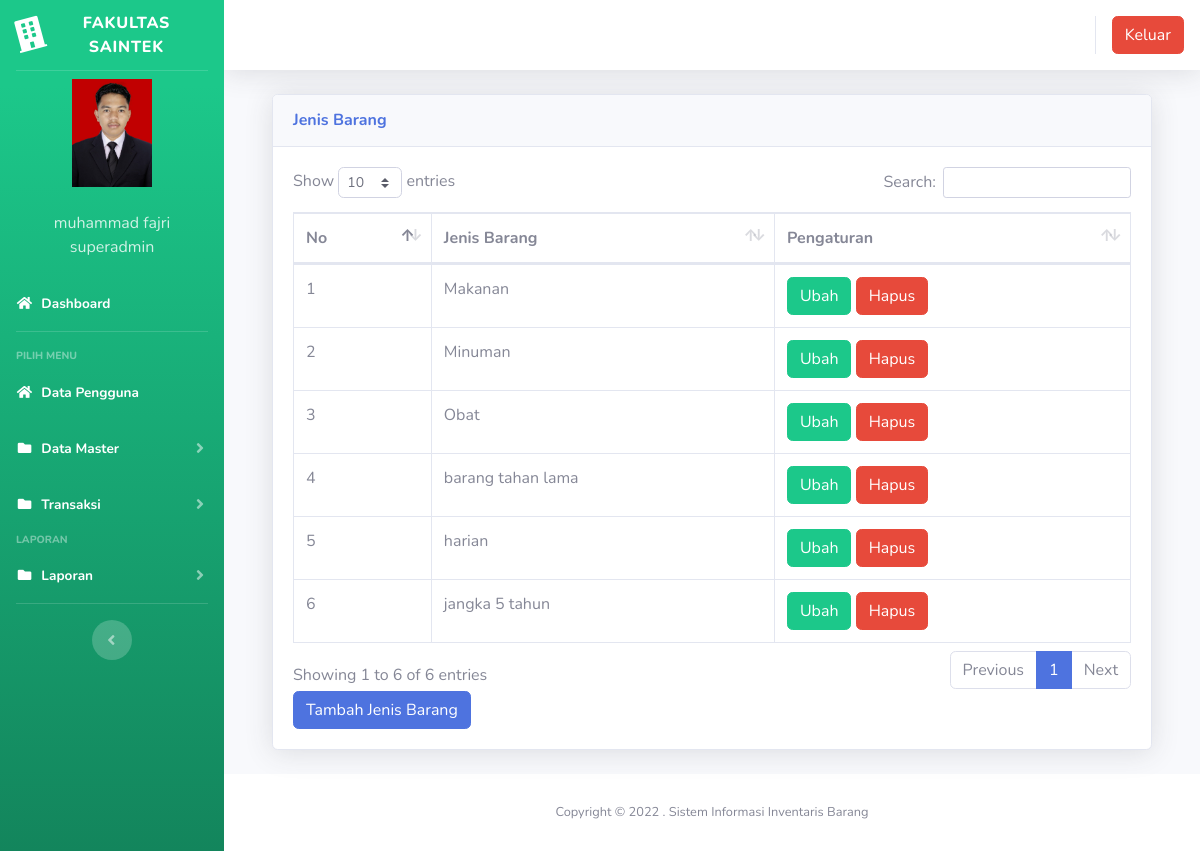
The app's page /index3.php?page=jenisbarang (signed in) with its own data.
### tables this page shows
CREATE TABLE `users` (
  `id` int(11) NOT NULL,
  `nik` varchar(10) NOT NULL,
  `nama` varchar(100) NOT NULL,
  `alamat` varchar(200) NOT NULL,
  `telepon` varchar(100) NOT NULL,
  `username` varchar(100) NOT NULL,
  `password` varchar(100) NOT NULL,
  `level` varchar(25) NOT NULL DEFAULT 'member',
  `foto` varchar(25) NOT NULL
);

CREATE TABLE `jenis_barang` (
  `id` int(11) NOT NULL,
  `jenis_barang` varchar(100) NOT NULL
);

### page/jenisbarang/jenisbarang.php (the view, shortened to what this page needs)
<div class="container-fluid">
  <div class="card shadow mb-4">
    <div class="card-header py-3">
      <h6 class="m-0 font-weight-bold text-primary">Jenis Barang</h6>
    </div>
    <div class="card-body">
      <div class="table-responsive">
        <table class="table table-bordered" id="dataTable" width="100%" cellspacing="0">
        <thead>
                                <tr>
			<th>No</th>
			<th>Jenis Barang</th>
			<th>Pengaturan</th>
                                </tr>
		</thead>
          <tbody>
            <?php
	$no = 1;
	$sql = $koneksi->query("select * from jenis_barang");
	while ($data = $sql->fetch_assoc()) {
	?>
                                <tr>
                                    <td><?php echo $no++; ?></td>
			<td><?php echo $data['jenis_barang'] ?></td>
			<td>
			<a href="?page=supplier&aksi=ubahsupplier&id=<?php echo $data['jenis_barang'] ?>" class="btn btn-success" >Ubah</a>
			<a onclick="return confirm('Apakah anda yakin akan menghapus data ini?')" href="?page=supplier&aksi=hapussupplier&id=<?php echo $data['kode_supplier'] ?>" class="btn btn-danger" >Hapus</a>
			</td>
                                </tr>
	<?php }?>
		   </tbody>
                        </table>
<a href="?page=jenisbarang&aksi=tambahjenis" class="btn btn-primary" >Tambah Jenis Barang</a>
      </div>
    </div>
  </div>
</div>

### index3.php (shortened to what this page needs)
<?php
	$koneksi = new mysqli("localhost","root","","inventori");
	?>
<!DOCTYPE html>
<html lang="en">
<head>
  <link href="vendor/fontawesome-free/css/all.min.css" rel="stylesheet" type="text/css">
  <link href="css/sb-admin-2.min.css" rel="stylesheet">
  <link href="vendor/datatables/dataTables.bootstrap4.min.css" rel="stylesheet">
</head>
<body id="page-top">
  <div id="wrapper">
    <ul class="navbar-nav bg-gradient-success sidebar sidebar-dark accordion" id="accordionSidebar">
      <a class="sidebar-brand d-flex align-items-center justify-content-center" href="index3.php">
        <div class="sidebar-brand-icon rotate-n-15">
          <i class="fas fa-building"></i>
        </div>
        <div class="sidebar-brand-text mx-2">FAKULTAS SAINTEK </div>
      </a>
      <hr class="sidebar-divider my-0">
 <?php
   if ($_SESSION['superadmin']) {
	   $user = $_SESSION['superadmin'];
   }
   $sql =$koneksi->query("select * from users where id='$user'");
   $data = $sql->fetch_assoc();
   ?>
    <li class="d-flex align-items-center justify-content-center">
        <a class="nav-link">
		 <img src="img/<?php echo $data['foto']?>" class="img-circle" width="80" alt="User"/></a>
	  </li>
		 <li class="nav-item ">
        <a class="nav-link">
         	<div class="d-flex align-items-center justify-content-center" class="name">  <?php echo  $data['nama'];?></div></font>
			<div class="d-flex align-items-center justify-content-center" class="email"><?php echo $data['level'];?></div>
		 </a>
      </li>
      <li class="nav-item active">
        <a class="nav-link" href="?page=home3">
          <i class="fas fa-fw fa-home"></i>
          <span>Dashboard</span></a>
      </li>
      <hr class="sidebar-divider">
      <div class="sidebar-heading">
        Pilih Menu
      </div>
	    <li class="nav-item active">
        <a class="nav-link" href="?page=pengguna">
          <i class="fas fa-fw fa-home"></i>
          <span>Data Pengguna</span></a>
      </li>
	   <li class="nav-item active">
        <a class="nav-link collapsed" href="#" data-toggle="collapse" data-target="#collapseData" aria-expanded="true" aria-controls="collapseData">
          <i class="fas fa-fw fa-folder"></i>
          <span>Data Master</span>
        </a>
      </li>
	    <li class="nav-item active">
        <a class="nav-link collapsed" href="#" data-toggle="collapse" data-target="#collapsePages" aria-expanded="true" aria-controls="collapsePages">
          <i class="fas fa-fw fa-folder"></i>
          <span>Transaksi</span>
        </a>
      </li>
      <div class="sidebar-heading">
        Laporan
      </div>
	     <li class="nav-item active">
        <a class="nav-link collapsed" href="#" data-toggle="collapse" data-target="#collapseLaporan" aria-expanded="true" aria-controls="collapseLaporan">
          <i class="fas fa-fw fa-folder"></i>
          <span>Laporan</span>
        </a>
      </li>
      <hr class="sidebar-divider d-none d-md-block">
      <div class="text-center d-none d-md-inline">
        <button class="rounded-circle border-0" id="sidebarToggle"></button>
      </div>
    </ul>
    <div id="content-wrapper" class="d-flex flex-column">
      <div id="content">
        <nav class="navbar navbar-expand navbar-light bg-white topbar mb-4 static-top shadow">
          <ul class="navbar-nav ml-auto">
            <li class="nav-item dropdown no-arrow">
			 <div class="top-menu">
        <ul class="nav pull-right top-menu">
           <li><a onclick="return confirm('Apakah anda yakin akan logout?')" class="btn btn-danger" class="logout" href="logout.php">Keluar</a></li>
        </ul>
      </div>
            </li>
          </ul>
        </nav>
        <div class="container-fluid">
		 <section class="content">
		      <?php
			   $page = $_GET['page'];
			   $aksi = $_GET['aksi'];
			   if ($page == "jenisbarang") {
				   if ($aksi == "") {
					   include "page/jenisbarang/jenisbarang.php";
				   }
			   }
			   ?>
    </section>
</div>
      <footer class="sticky-footer bg-white">
        <div class="container my-auto">
          <div class="copyright text-center my-auto">
            <span>Copyright &copy; 2022 . Sistem Informasi Inventaris Barang</span>
          </div>
        </div>
      </footer>
    </div>
  </div>
  </div>
</body>
</html>

### records on screen
users: foto (picture), nama "muhammad fajri", level "superadmin"
jenis_barang: jenis_barang "Makanan"
jenis_barang: jenis_barang "Minuman"
jenis_barang: jenis_barang "Obat"
jenis_barang: jenis_barang "barang tahan lama"
jenis_barang: jenis_barang "harian"
jenis_barang: jenis_barang "jangka 5 tahun"
